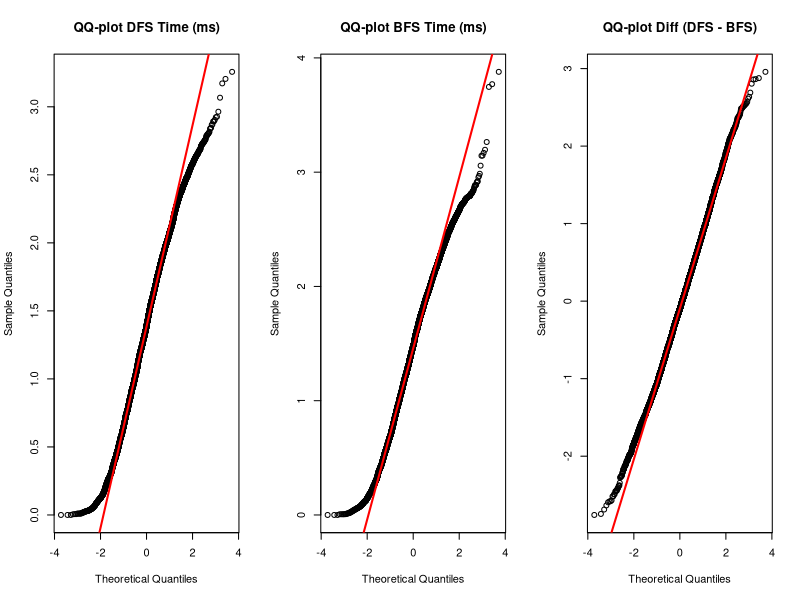
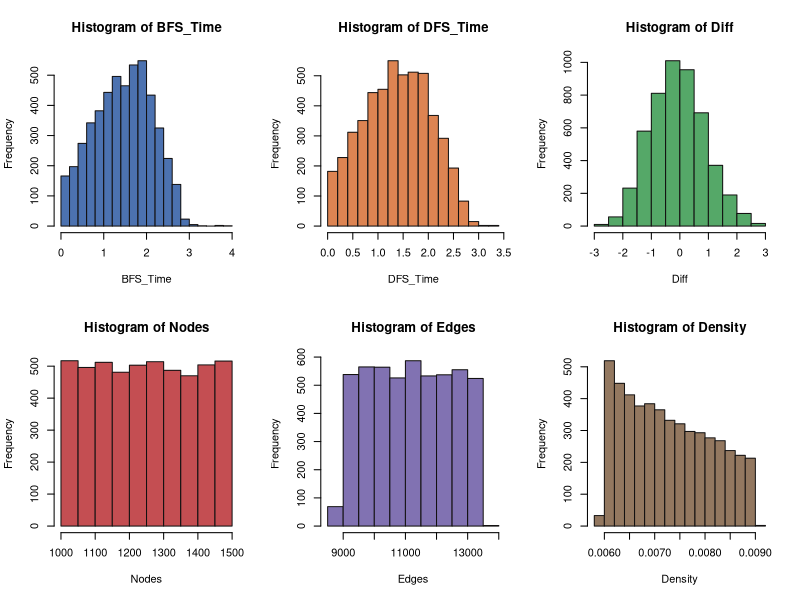
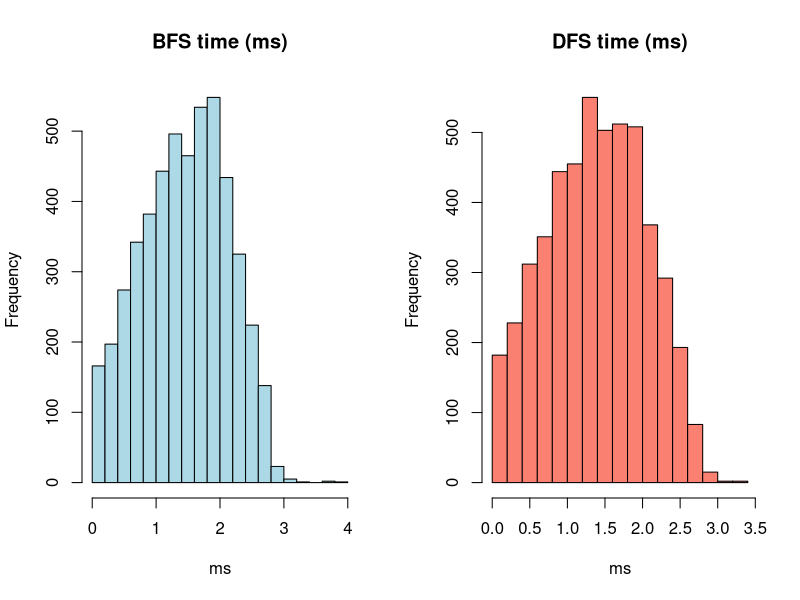
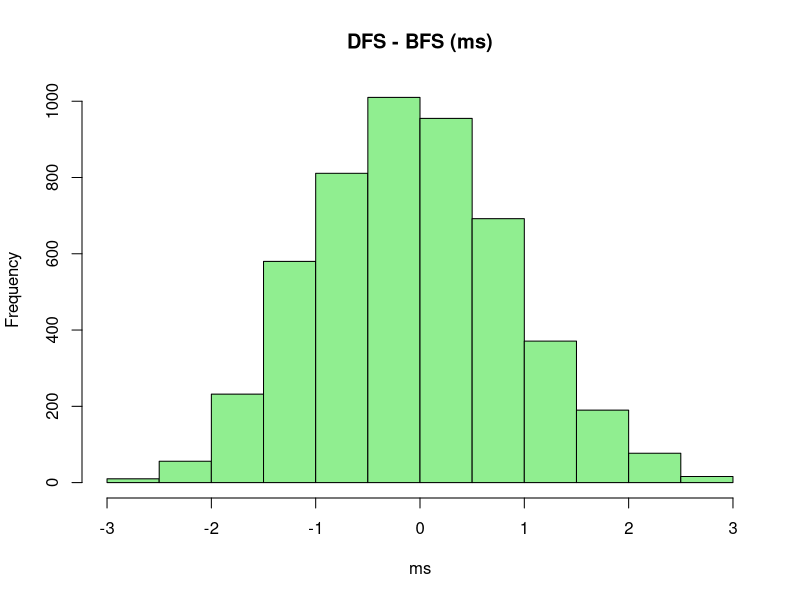
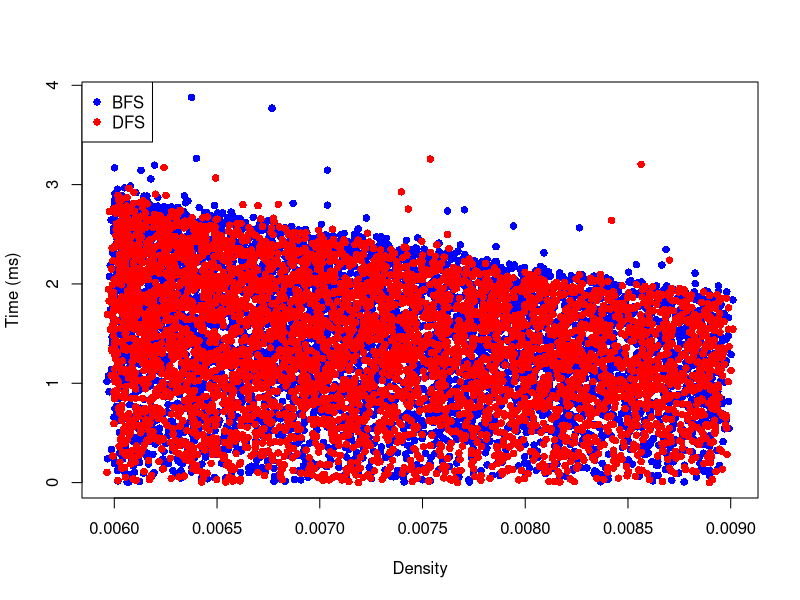
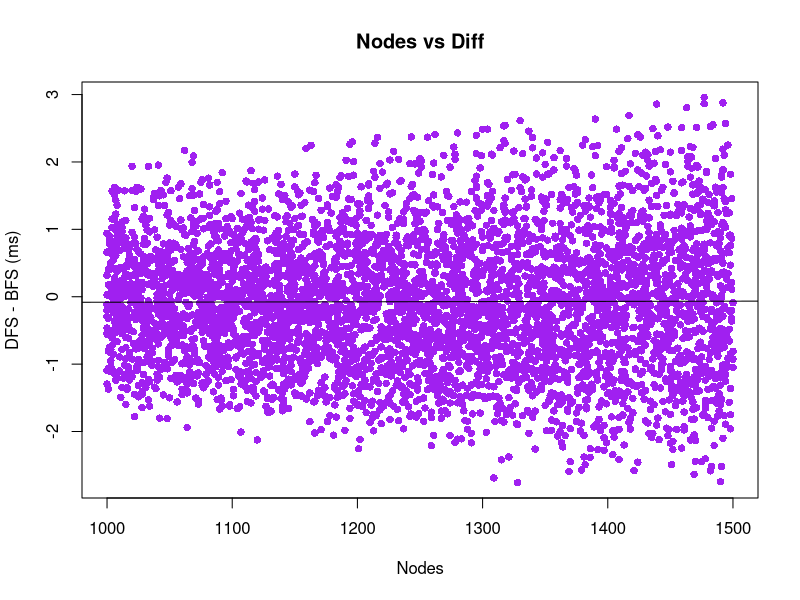
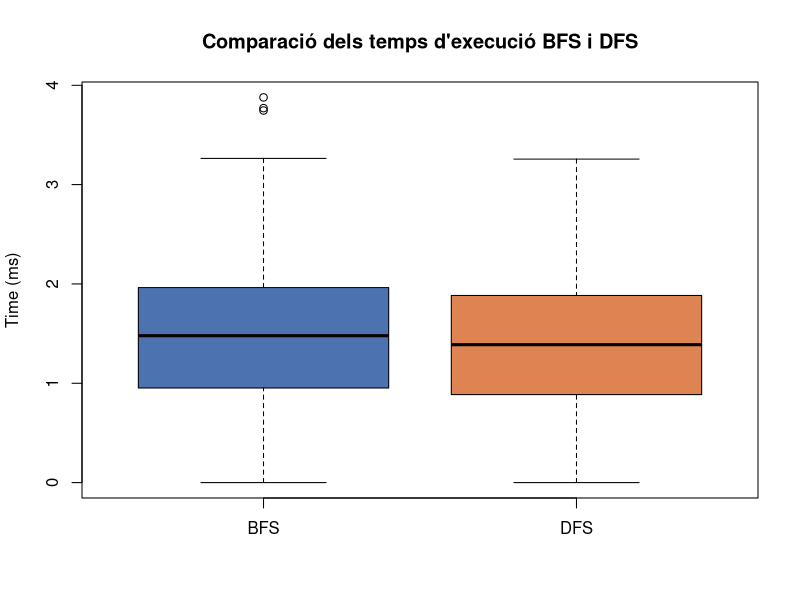
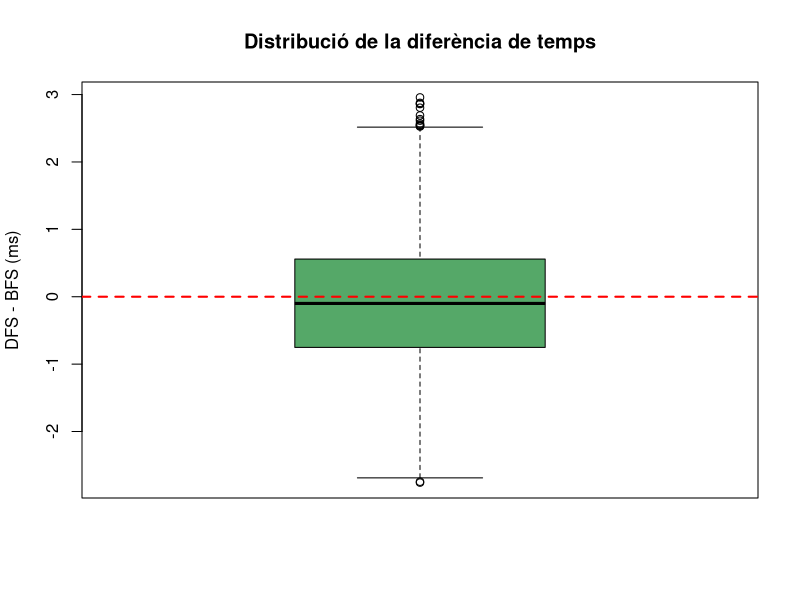

Write the R code that produced these figures, in order.
###############################################################
# Inference analysis for BFS vs DFS experiment
# Author: Hugo Pelayo
# Purpose: compute descriptive stats, paired t-test, confidence intervals,
#          effect size, simple regression and save outputs & plots.
# Usage: place this script in the same folder as test_report.csv and run:
#        Rscript analysis_inference.R
###############################################################

###############################################################
# 1. Carrega del CSV amb noms intactes ignora workspace,
# el csv ha d'estar on és l'script
###############################################################
data <- read.csv("test_report.csv",
                 check.names = FALSE,
                 stringsAsFactors = FALSE)

cat("Rows:", nrow(data), " Columns:", ncol(data), "\n")
cat("Detected columns:\n")
print(colnames(data))

###############################################################
# 1.1 Resums
###############################################################
dim(data)
names(data)
head(data)

###############################################################
# 2. Funció auxiliar per detectar columnes sense modificar noms
###############################################################
find_col <- function(patterns) {
  cols <- colnames(data)
  for (p in patterns) {
    m <- grep(p, cols, ignore.case = TRUE, perl = TRUE)
    if (length(m) > 0) return(cols[m[1]])
  }
  return(NA)
}


###############################################################
# 3. Identificació AUTOMÀTICA de columnes
###############################################################
dfs_col     <- find_col(c("DFS Time"))
bfs_col     <- find_col(c("BFS Time"))
nodes_col   <- find_col(c("Nodes"))
edges_col   <- find_col(c("Edges"))
density_col <- find_col(c("Density"))

cat("\nUsing columns:\n")
cat(" DFS =", dfs_col, "\n")
cat(" BFS =", bfs_col, "\n")
cat(" Nodes =", nodes_col, "\n")
cat(" Edges =", edges_col, "\n")
cat(" Density =", density_col, "\n\n")

if (any(is.na(c(dfs_col, bfs_col, nodes_col, edges_col, density_col)))) {
  stop("ERROR: No s'han trobat totes les columnes necessàries.")
}

###############################################################
# 5. Filtrar files vàlides (totes dues mesures)
###############################################################
# Abans de realitzar la comparació estadística, s’han eliminat totes les
# observacions incompletes, mantenint únicament aquelles proves per a les
# quals es disposava tant del temps d’execució de BFS com del de DFS.
# Aquesta selecció garanteix que les dades utilitzades en l’anàlisi
# siguin correctament emparellades.

valid_dfs <- !is.na(data[[dfs_col]])
valid_bfs <- !is.na(data[[bfs_col]])

paired <- data[valid_dfs & valid_bfs, ]

n <- nrow(paired)
cat("Paired rows:", n, "\n\n")

if (n < 2) {
  stop("Not enough data for inference.")
}

# Afegim la variable Diff que ens indica la diferència de temps
# entre DFS i BFS per a cada prova emparellada, per cada fila.
# Si el valor és negatiu significa que DFS ha estat més ràpid que BFS
# (temps DFS < temps BFS) i si és positiu (temps DFS > temps BFS)
# significa que BFS ha estat més ràpid que DFS per a aquesta prova concreta.
paired$Diff <- paired[[dfs_col]] - paired[[bfs_col]]

###############################################################
# 6. Estadística descriptiva
###############################################################
mean_dfs <- mean(paired[[dfs_col]])
mean_bfs <- mean(paired[[bfs_col]])
sd_dfs   <- sd(paired[[dfs_col]])
sd_bfs   <- sd(paired[[bfs_col]])

mean_diff <- mean(paired[[dfs_col]] - paired[[bfs_col]])
sd_diff   <- sd(paired[[dfs_col]] - paired[[bfs_col]])

cat("Mean DFS:", mean_dfs, "\n")
cat("Mean BFS:", mean_bfs, "\n")
cat("Mean (DFS - BFS):", mean_diff, "\n\n")

desc <- data.frame(
  metric = c("mean", "sd"),
  DFS = c(mean_dfs, sd_dfs),
  BFS = c(mean_bfs, sd_bfs)
)
write.csv(desc, "6. descriptive_summary.csv", row.names = FALSE)

###############################################################
# 6b. QQ-plots per a normalitat
# Aquesta secció genera QQ-plots per a les columnes DFS i BFS.
# - Objectiu: veure si les dades de temps s'ajusten a una distribució normal.
# - Interpretació:
#   * Si els punts segueixen aproximadament la línia roja, les dades són normalment distribuïdes.
#   * Si hi ha desviacions sistemàtiques (curvatura, cues llargues), les dades no són normals.
# Nota: El QQ-plot comprova l'ajust a la distribució, no si les dades són aleatòries.
###############################################################
png("6b. qqplot_times.png", width = 1200, height = 400)

# Tres gràfics en una sola fila
par(mfrow = c(1, 3))

# QQ-plot DFS
qqnorm(paired[[dfs_col]], main = "QQ-plot DFS Time (ms)")
qqline(paired[[dfs_col]], col = "red", lwd = 2)

# QQ-plot BFS
qqnorm(paired[[bfs_col]], main = "QQ-plot BFS Time (ms)")
qqline(paired[[bfs_col]], col = "red", lwd = 2)

# QQ-plot Diff
qqnorm(paired$Diff, main = "QQ-plot Diff (DFS - BFS)")
qqline(paired$Diff, col = "red", lwd = 2)

dev.off()


###############################################################
# 7. Test t parellat + Interval de confiança
###############################################################
tres <- t.test(paired[[dfs_col]], paired[[bfs_col]], paired = TRUE, conf.level = 0.95)

cat("Paired t-test:\n")
print(tres)

ci_low  <- tres$conf.int[1]
ci_high <- tres$conf.int[2]

write.csv(
  data.frame(
    mean_DFS  = mean_dfs,
    mean_BFS  = mean_bfs,
    mean_diff = mean_diff,
    t_stat    = tres$statistic,
    df        = tres$parameter,
    p_value   = tres$p.value,
    ci_low    = ci_low,
    ci_high   = ci_high
  ),
  "7. paired_ttest_results.csv",
  row.names = FALSE
)

###############################################################
# 8. Intervals de confiança per mitjanes
# En aquesta secció es calculen intervals de confiança del 95%
# per a les mitjanes dels temps d’execució de DFS i BFS
# de manera independent
###############################################################

# Nivell de significació alpha
# alpha = 0.05 correspon a un interval de confiança del 95%
alpha <- 0.05

# Valor crític de la distribució t de Student
# Es fa servir la distribució t perquè la desviació estàndard
# poblacional és desconeguda i la mida de la mostra és finita
# df = n - 1 són els graus de llibertat
tcrit <- qt(1 - alpha/2, df = n - 1)

# Error estàndard de la mitjana del temps DFS
# Mesura la precisió de l’estimació de la mitjana
se_dfs <- sd_dfs / sqrt(n)

# Error estàndard de la mitjana del temps BFS
se_bfs <- sd_bfs / sqrt(n)

# Càlcul de l’interval de confiança del 95% per a DFS
# Fórmula: mitjana ± t * error estàndard
ci_dfs <- c(
  mean_dfs - tcrit * se_dfs,
  mean_dfs + tcrit * se_dfs
)

# Càlcul de l’interval de confiança del 95% per a BFS
ci_bfs <- c(
  mean_bfs - tcrit * se_bfs,
  mean_bfs + tcrit * se_bfs
)

# Creació d’un data frame amb els resultats
# Inclou la mitjana i els límits inferior i superior
# de l’interval de confiança per a cada algorisme
cis <- data.frame(
  metric  = c("DFS_mean", "BFS_mean"),
  mean    = c(mean_dfs, mean_bfs),
  ci_low  = c(ci_dfs[1], ci_bfs[1]),
  ci_high = c(ci_dfs[2], ci_bfs[2])
)

# Guardar els intervals de confiança en un fitxer CSV
# per a la seva posterior consulta o inclusió en l’informe
write.csv(
  cis,
  "8. means_confidence_intervals.csv",
  row.names = FALSE
)

###############################################################
# 9. Regressió senzilla corregida amb reformulate()
###############################################################
formula_reg <- reformulate(
  termlabels = c(nodes_col, density_col),
  response   = "Diff"
)

reg <- lm(formula_reg, data = paired)
reg_summary <- summary(reg)
print(reg_summary)

capture.output(reg_summary, file = "9. regression_summary.txt")


###############################################################
# 10. Gràfics base R
###############################################################
vars <- list(
  BFS_Time = paired[[bfs_col]],
  DFS_Time = paired[[dfs_col]],
  Diff     = paired$Diff,
  Nodes    = paired[[nodes_col]],
  Edges    = paired[[edges_col]],
  Density  = paired[[density_col]]
)

# Colores fijos por variable
colors <- c(
  BFS_Time = "#4C72B0",   # azul
  DFS_Time = "#DD8452",   # naranja
  Diff     = "#55A868",   # verde
  Nodes    = "#C44E52",   # rojo
  Edges    = "#8172B2",   # violeta
  Density  = "#937860"    # marrón
)

png("10. hist_all_variables.png", width = 1200, height = 800)
par(mfrow = c(2, 3))  # 2 filas x 3 columnas

for (name in names(vars)) {
  hist(
    vars[[name]],
    main = paste("Histogram of", name),
    xlab = name,
    col  = colors[[name]],
    border = "#131111"
  )
}
dev.off()

png("10.1 hist_times.png", width = 1000, height = 400)
par(mfrow=c(1,2))
hist(paired[[bfs_col]], main="BFS time (ms)", xlab="ms", col="lightblue")
hist(paired[[dfs_col]], main="DFS time (ms)", xlab="ms", col="salmon")
dev.off()

png("10.2 hist_diff.png", width = 800, height = 600)
hist(paired$Diff, main="DFS - BFS (ms)", xlab="ms", col="lightgreen")
dev.off()

png("10.3 density_vs_times.png", width = 800, height = 600)
plot(paired[[density_col]], paired[[bfs_col]],
     col="blue", pch=16, xlab="Density", ylab="Time (ms)")
points(paired[[density_col]], paired[[dfs_col]], col="red", pch=16)
legend("topleft", legend=c("BFS","DFS"), col=c("blue","red"), pch=16)
dev.off()

png("10.4 nodes_vs_diff.png", width = 800, height = 600)
plot(paired[[nodes_col]], paired$Diff, pch=16, col="purple",
     xlab="Nodes", ylab="DFS - BFS (ms)",
     main="Nodes vs Diff")
abline(lm(Diff ~ paired[[nodes_col]], data=paired), col="black")
dev.off()

png("10.5 boxplot_bfs_vs_dfs.png", width = 800, height = 600)

boxplot(
  paired[[bfs_col]],
  paired[[dfs_col]],
  names = c("BFS", "DFS"),
  col = c("#4C72B0", "#DD8452"),
  ylab = "Time (ms)",
  main = "Comparació dels temps d'execució BFS i DFS"
)

dev.off()

png("10.6 boxplot_diff.png", width = 600, height = 600)

boxplot(
  paired$Diff,
  col = "#55A868",
  ylab = "DFS - BFS (ms)",
  main = "Distribució de la diferència de temps"
)

abline(h = 0, col = "red", lwd = 2, lty = 2)

dev.off()
